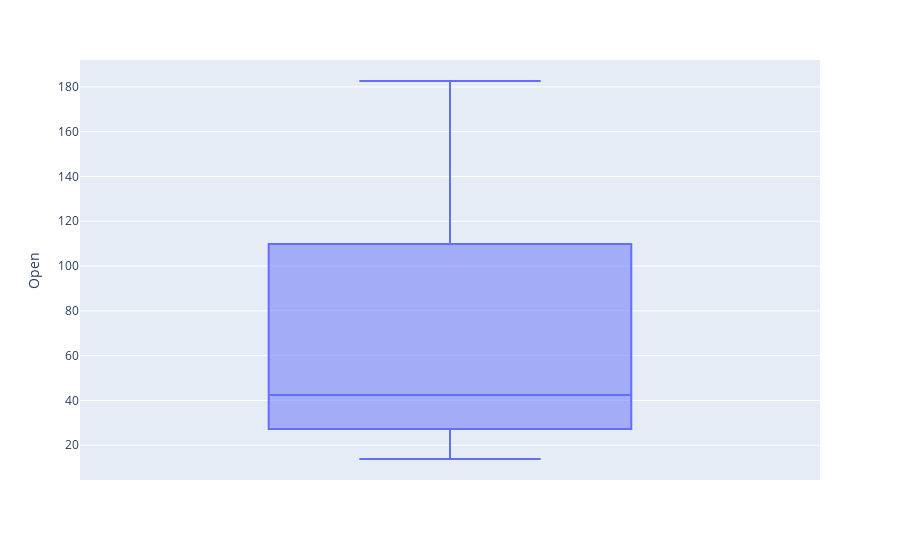
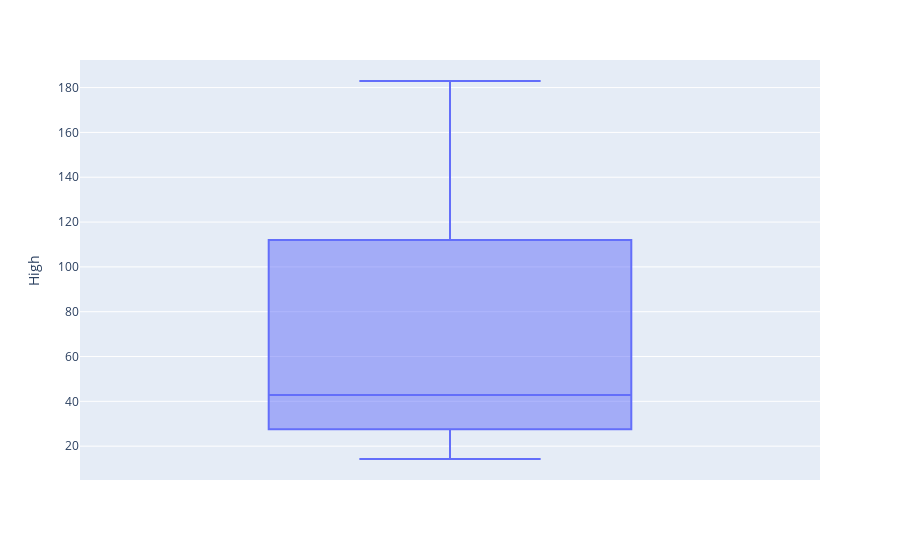
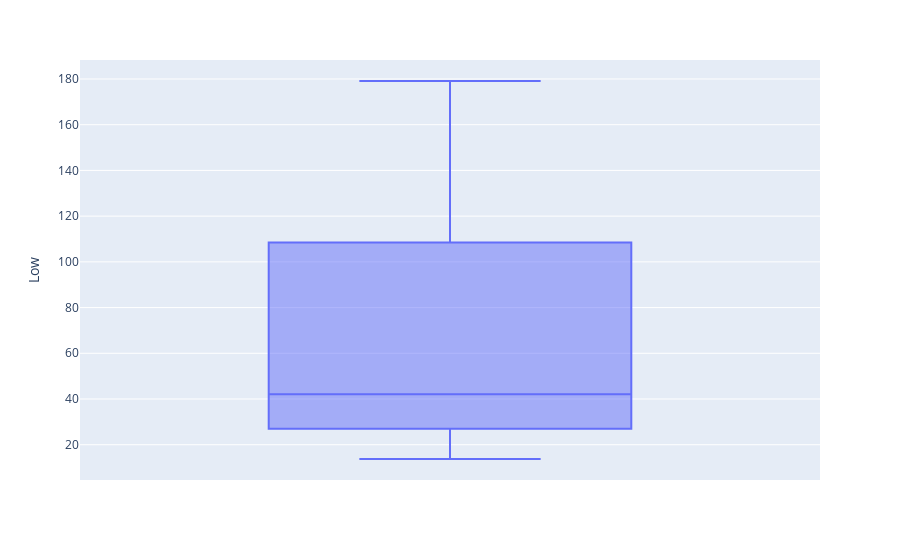
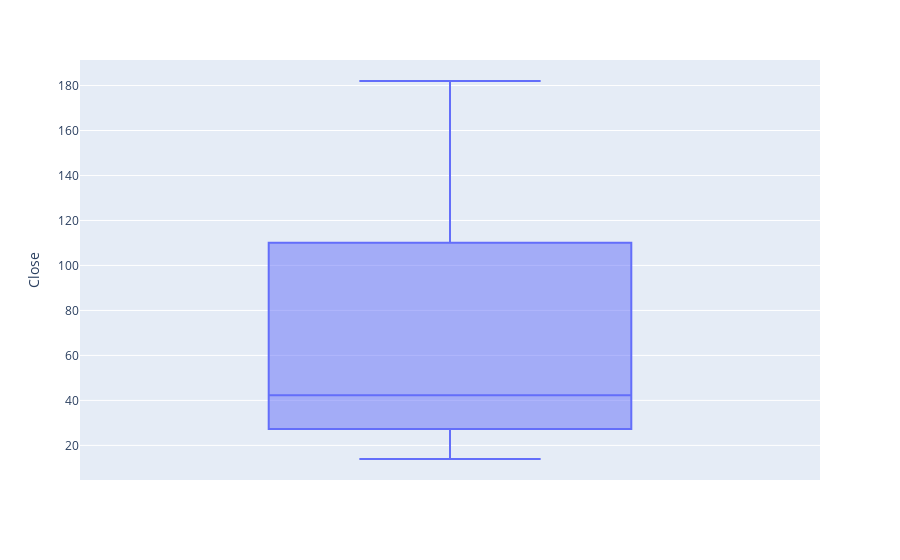

Notebook cell for these charts, in order:
### Code cell
for col in apple_df.columns:

    display(       pe.box(data_frame=apple_df, y=col)           )

### Figure 1 — Plotly figure (JSON) as saved in the notebook; plotly's stock layout.template omitted (floating-point values rounded to 4 significant figures; data arrays with more than 128 entries replaced by an {"elided": "..."} marker saying what was removed)
{"data": [{"alignmentgroup": "True", "hovertemplate": "Open=%{y}<extra></extra>", "legendgroup": "", "marker": {"color": "#636efa"}, "name": "", "notched": false, "offsetgroup": "", "orientation": "v", "showlegend": false, "type": "box", "x0": " ", "xaxis": "x", "y": {"elided": "2517 float values"}, "y0": " ", "yaxis": "y"}], "layout": {"boxmode": "group", "legend": {"tracegroupgap": 0}, "margin": {"t": 60}, "xaxis": {"anchor": "y", "domain": [0, 1]}, "yaxis": {"anchor": "x", "domain": [0, 1], "title": {"text": "Open"}}}}

### Figure 2 — Plotly figure (JSON) as saved in the notebook; plotly's stock layout.template omitted (floating-point values rounded to 4 significant figures; data arrays with more than 128 entries replaced by an {"elided": "..."} marker saying what was removed)
{"data": [{"alignmentgroup": "True", "hovertemplate": "High=%{y}<extra></extra>", "legendgroup": "", "marker": {"color": "#636efa"}, "name": "", "notched": false, "offsetgroup": "", "orientation": "v", "showlegend": false, "type": "box", "x0": " ", "xaxis": "x", "y": {"elided": "2517 float values"}, "y0": " ", "yaxis": "y"}], "layout": {"boxmode": "group", "legend": {"tracegroupgap": 0}, "margin": {"t": 60}, "xaxis": {"anchor": "y", "domain": [0, 1]}, "yaxis": {"anchor": "x", "domain": [0, 1], "title": {"text": "High"}}}}

### Figure 3 — Plotly figure (JSON) as saved in the notebook; plotly's stock layout.template omitted (floating-point values rounded to 4 significant figures; data arrays with more than 128 entries replaced by an {"elided": "..."} marker saying what was removed)
{"data": [{"alignmentgroup": "True", "hovertemplate": "Low=%{y}<extra></extra>", "legendgroup": "", "marker": {"color": "#636efa"}, "name": "", "notched": false, "offsetgroup": "", "orientation": "v", "showlegend": false, "type": "box", "x0": " ", "xaxis": "x", "y": {"elided": "2517 float values"}, "y0": " ", "yaxis": "y"}], "layout": {"boxmode": "group", "legend": {"tracegroupgap": 0}, "margin": {"t": 60}, "xaxis": {"anchor": "y", "domain": [0, 1]}, "yaxis": {"anchor": "x", "domain": [0, 1], "title": {"text": "Low"}}}}

### Figure 4 — Plotly figure (JSON) as saved in the notebook; plotly's stock layout.template omitted (floating-point values rounded to 4 significant figures; data arrays with more than 128 entries replaced by an {"elided": "..."} marker saying what was removed)
{"data": [{"alignmentgroup": "True", "hovertemplate": "Close=%{y}<extra></extra>", "legendgroup": "", "marker": {"color": "#636efa"}, "name": "", "notched": false, "offsetgroup": "", "orientation": "v", "showlegend": false, "type": "box", "x0": " ", "xaxis": "x", "y": {"elided": "2517 float values"}, "y0": " ", "yaxis": "y"}], "layout": {"boxmode": "group", "legend": {"tracegroupgap": 0}, "margin": {"t": 60}, "xaxis": {"anchor": "y", "domain": [0, 1]}, "yaxis": {"anchor": "x", "domain": [0, 1], "title": {"text": "Close"}}}}
